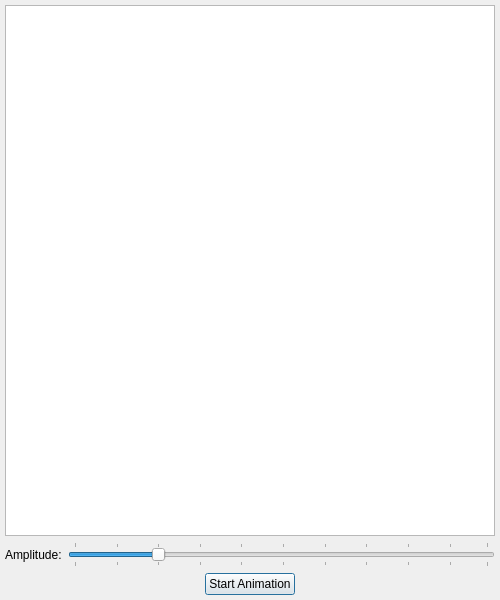
<?xml version="1.0" encoding="UTF-8"?>
<ui version="4.0">
 <class>VibrationDialog</class>
 <widget class="QDialog" name="VibrationDialog">
  <property name="geometry">
   <rect>
    <x>0</x>
    <y>0</y>
    <width>500</width>
    <height>600</height>
   </rect>
  </property>
  <property name="windowTitle">
   <string>Vibrational Modes</string>
  </property>
  <layout class="QVBoxLayout" name="verticalLayout">
   <property name="leftMargin">
    <number>5</number>
   </property>
   <property name="topMargin">
    <number>5</number>
   </property>
   <property name="rightMargin">
    <number>5</number>
   </property>
   <property name="bottomMargin">
    <number>5</number>
   </property>
   <item>
    <widget class="QTableView" name="tableView">
     <property name="editTriggers">
      <set>QAbstractItemView::EditTrigger::NoEditTriggers</set>
     </property>
     <property name="showDropIndicator" stdset="0">
      <bool>false</bool>
     </property>
     <property name="dragDropOverwriteMode">
      <bool>false</bool>
     </property>
     <property name="alternatingRowColors">
      <bool>true</bool>
     </property>
     <property name="selectionMode">
      <enum>QAbstractItemView::SelectionMode::ContiguousSelection</enum>
     </property>
     <property name="selectionBehavior">
      <enum>QAbstractItemView::SelectionBehavior::SelectRows</enum>
     </property>
    </widget>
   </item>
   <item>
    <layout class="QHBoxLayout" name="horizontalLayout">
     <item>
      <widget class="QLabel" name="label">
       <property name="text">
        <string>Amplitude:</string>
       </property>
      </widget>
     </item>
     <item>
      <widget class="QSlider" name="amplitudeSlider">
       <property name="value">
        <number>20</number>
       </property>
       <property name="orientation">
        <enum>Qt::Orientation::Horizontal</enum>
       </property>
       <property name="tickPosition">
        <enum>QSlider::TickPosition::TicksBothSides</enum>
       </property>
       <property name="tickInterval">
        <number>10</number>
       </property>
      </widget>
     </item>
    </layout>
   </item>
   <item>
    <layout class="QHBoxLayout" name="horizontalLayout_2">
     <item>
      <spacer name="horizontalSpacer">
       <property name="orientation">
        <enum>Qt::Orientation::Horizontal</enum>
       </property>
       <property name="sizeHint" stdset="0">
        <size>
         <width>40</width>
         <height>20</height>
        </size>
       </property>
      </spacer>
     </item>
     <item>
      <widget class="QPushButton" name="startButton">
       <property name="text">
        <string>Start Animation</string>
       </property>
       <property name="icon">
        <iconset theme="QIcon::ThemeIcon::MediaPlaybackStart"/>
       </property>
      </widget>
     </item>
     <item>
      <spacer name="horizontalSpacer_2">
       <property name="orientation">
        <enum>Qt::Orientation::Horizontal</enum>
       </property>
       <property name="sizeHint" stdset="0">
        <size>
         <width>40</width>
         <height>20</height>
        </size>
       </property>
      </spacer>
     </item>
    </layout>
   </item>
  </layout>
 </widget>
 <resources/>
 <connections/>
</ui>
